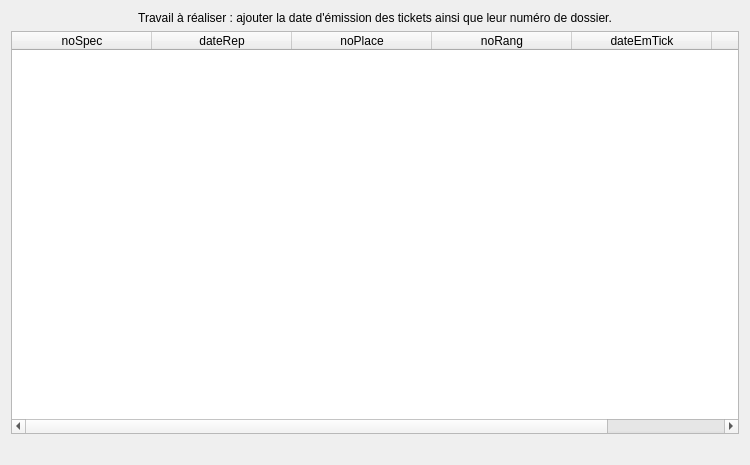
<?xml version="1.0" encoding="UTF-8"?>
<ui version="4.0">
 <class>fct_comp_1</class>
 <widget class="QDialog" name="fct_comp_1">
  <property name="geometry">
   <rect>
    <x>0</x>
    <y>0</y>
    <width>750</width>
    <height>465</height>
   </rect>
  </property>
  <property name="windowTitle">
   <string>Afficher les détails des tickets</string>
  </property>
  <layout class="QVBoxLayout" name="verticalLayout">
   <item>
    <widget class="QLabel" name="label_2">
     <property name="text">
      <string>Travail à réaliser : ajouter la date d'émission des tickets ainsi que leur numéro de dossier.</string>
     </property>
     <property name="alignment">
      <set>Qt::AlignCenter</set>
     </property>
     <property name="wordWrap">
      <bool>true</bool>
     </property>
    </widget>
   </item>
   <item>
    <widget class="QTableWidget" name="table_fct_comp_1">
     <attribute name="horizontalHeaderMinimumSectionSize">
      <number>50</number>
     </attribute>
     <attribute name="horizontalHeaderDefaultSectionSize">
      <number>140</number>
     </attribute>
     <attribute name="horizontalHeaderStretchLastSection">
      <bool>true</bool>
     </attribute>
     <attribute name="verticalHeaderVisible">
      <bool>false</bool>
     </attribute>
     <column>
      <property name="text">
       <string>noSpec</string>
      </property>
     </column>
     <column>
      <property name="text">
       <string>dateRep</string>
      </property>
     </column>
     <column>
      <property name="text">
       <string>noPlace</string>
      </property>
     </column>
     <column>
      <property name="text">
       <string>noRang</string>
      </property>
     </column>
     <column>
      <property name="text">
       <string>dateEmTick</string>
      </property>
     </column>
     <column>
      <property name="text">
       <string>noDos</string>
      </property>
     </column>
    </widget>
   </item>
   <item>
    <widget class="QLabel" name="label_fct_comp_1">
     <property name="text">
      <string/>
     </property>
     <property name="alignment">
      <set>Qt::AlignCenter</set>
     </property>
    </widget>
   </item>
  </layout>
 </widget>
 <resources/>
 <connections/>
</ui>
